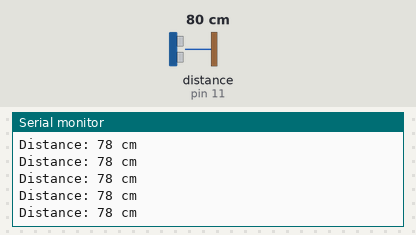
This sketch was run on a simulated Arduino Uno, built with avr-gcc and run on an emulated ATmega328P. Parts: the last lines printed to the serial monitor. Wiring (inferred from the names in the program): ultrasonic range finder: trigger pin 10; echo pin 11. Inputs (shaded band) come from the test bench; at power-on: distance to the obstacle (sensor on pin 11) 80 cm. The echo pulse lasts 58.3 µs per cm.

Above: at 1.2 s.
1.3 s: distance to the obstacle (sensor on pin 11) set to 2 cm
At 1.38 s:
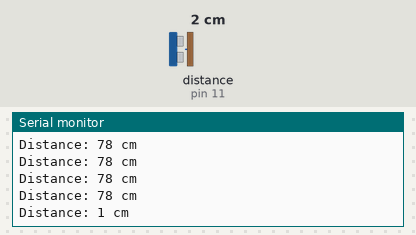
4.3 s: distance to the obstacle (sensor on pin 11) set to 4 cm
At 4.3 s:
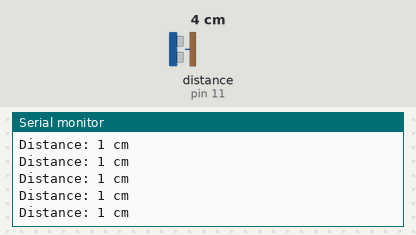
5.8 s: distance to the obstacle (sensor on pin 11) set to 35 cm
At 5.82 s:
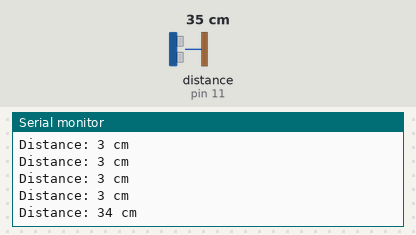
Timing chart, 0 to 8.8 s (numbered marks = the images above; inputs shaded):
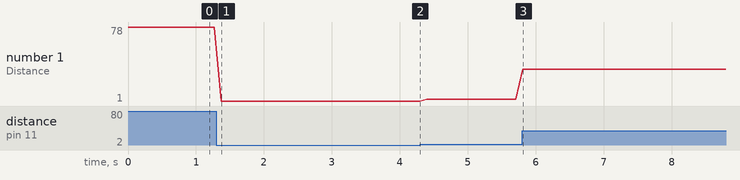

Measured:
- after the input at 1.3 s, the serial monitor: prints a new line after 0.07 s (image 1)
- after the input at 5.8 s, the serial monitor: prints a new line at once (image 3)
- plotted number 1: 78 → 1 after the input at 1.3 s, 1 → 3 after the input at 4.3 s, 3 → 34 after the input at 5.8 s

The sketch:

ultrasonic_sensor.ino
```cpp
// HC-SR04 Ultrasonic Sensor Connection
const int trigPin = 10;
const int echoPin = 11;

// Variables for duration and distance
long duration;
int distanceCm, distanceInch;

void setup() {
  Serial.begin(9600); // Start serial communication
  pinMode(trigPin, OUTPUT); // Sets the trigPin as an Output
  pinMode(echoPin, INPUT); // Sets the echoPin as an Input
}

void loop() {
  // Clear the trigPin
  digitalWrite(trigPin, LOW);
  delayMicroseconds(2);

  // Sets the trigPin on HIGH state for 10 micro seconds
  digitalWrite(trigPin, HIGH);
  delayMicroseconds(10);
  digitalWrite(trigPin, LOW);

  // Read the echoPin, returns the sound wave travel time in microseconds
  duration = pulseIn(echoPin, HIGH);

  // Calculate the distance
  distanceCm = duration * 0.034 / 2;
  distanceInch = duration * 0.0133 / 2;

  // Print the distance to the Serial Monitor
  Serial.print("Distance: ");
  Serial.print(distanceCm);
  Serial.println(" cm");

  delay(100); // Short delay for stability
}
```
